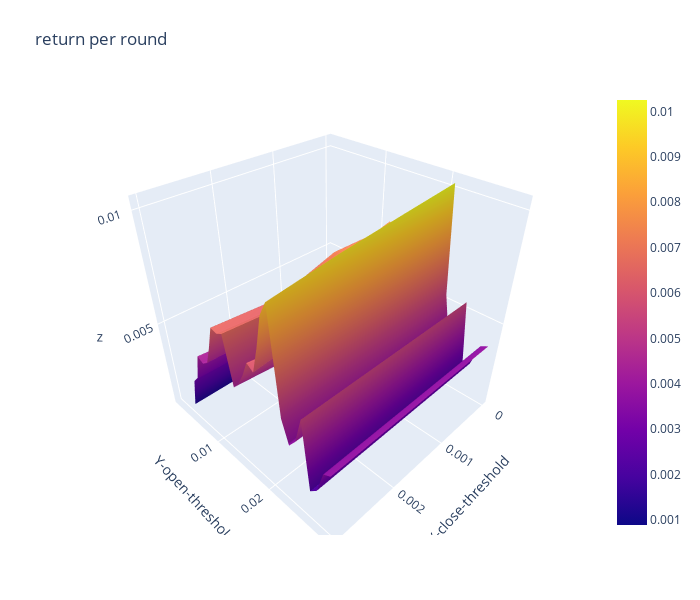

Source (notebook cell):
### Code cell
import plotly.graph_objects as go

x_data = df_return_per_round.columns.to_list() # close threshold

y_data = df_return_per_round.index.to_list() # open threshold

z_data = df_return_per_round.copy(deep=True) # return per round

fig = go.Figure(data=[go.Surface(z=z_data.values,x=x_data,y=y_data)])

fig.update_layout(title="return per round", # 标题
                  autosize=False,  # 尺度自动缩放
                  width=700,  # 长宽
                  height=600,
                  margin=dict(l=65,r=50,b=65,t=90),  # 4个位置的距离
                  scene=dict(xaxis_title='X-close-threshold',yaxis_title='Y-open-threshold')
                 )

fig.show()
